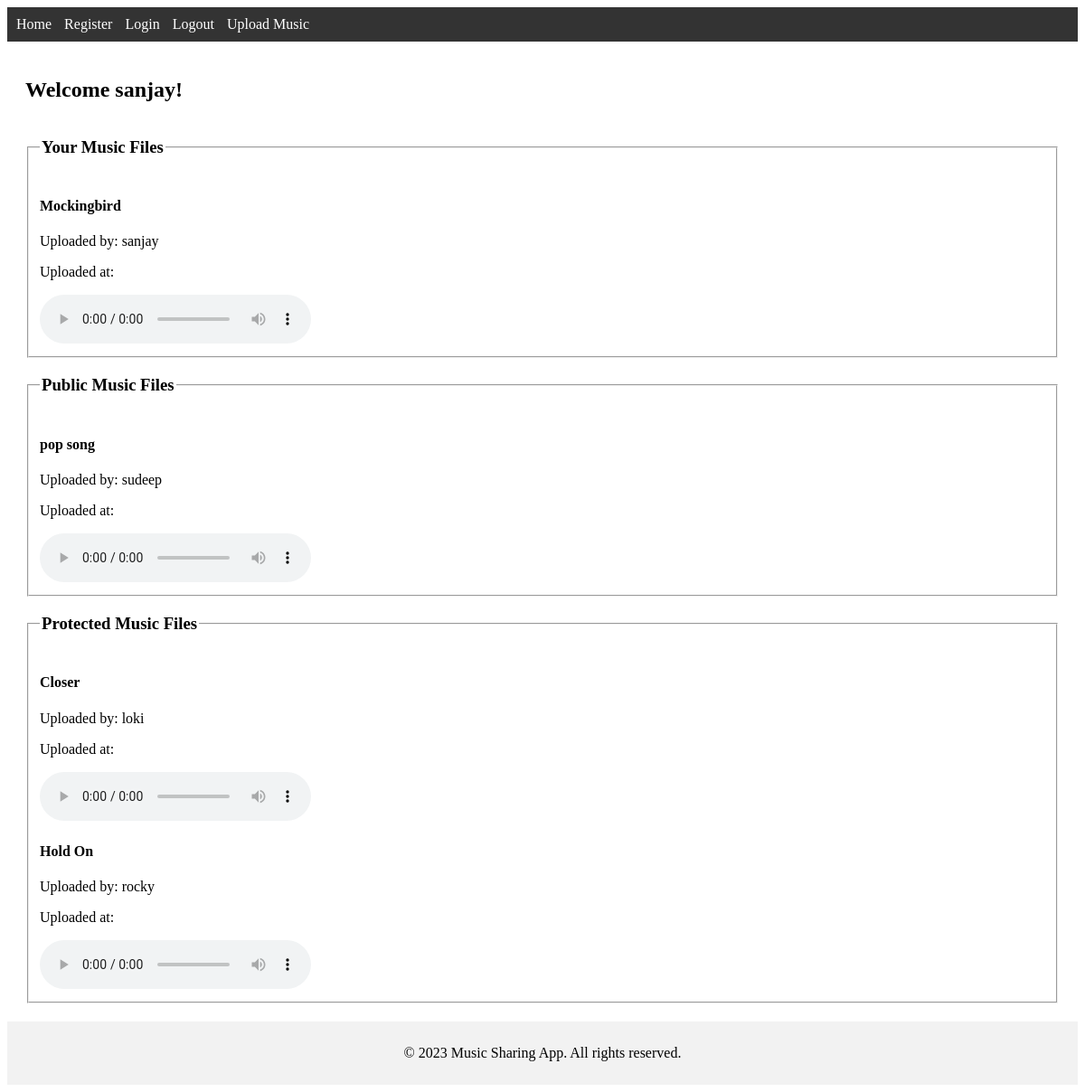
Screenshot of / (signed in) with the database file from the repository.
### music_app/models.py (models this page shows, shortened)
class MusicFile(models.Model):
    PUBLIC = 'public'
    PRIVATE = 'private'
    PROTECTED = 'protected'
    ACCESS_CHOICES = [
        (PUBLIC, 'Public'),
        (PRIVATE, 'Private'),
        (PROTECTED, 'Protected'),
    ]
    title = models.CharField(max_length=255)
    file = models.FileField(upload_to='music_files/')
    access_type = models.CharField(max_length=10, choices=ACCESS_CHOICES)
    uploaded_by = models.ForeignKey(User, on_delete=models.CASCADE)
    allowed_emails = models.TextField(blank=True)

### music_app/views.py (the view)
# urls.py: 2. Add a URL to urlpatterns:  path('', views.home, name='home')
def home(request):
    if request.user.is_authenticated:
        user = request.user
        user_music_files = MusicFile.objects.filter(uploaded_by=user)
        public_music_files = MusicFile.objects.filter(access_type=MusicFile.PUBLIC)
        protected_music_files = MusicFile.objects.filter(allowed_emails__contains=user.email)
    else:
        user_music_files = []
        public_music_files = MusicFile.objects.filter(access_type=MusicFile.PUBLIC)
        protected_music_files = []
    return render(request, 'home.html', {'user_music_files': user_music_files, 'public_music_files': public_music_files, 'protected_music_files': protected_music_files})

### music_app/templates/home.html (shortened to what this page needs)
{% extends 'base.html' %}
{% block content %}
  <h2>Welcome {{ user.username }}!</h2>
  {% if user.is_authenticated %}
  <fieldset>
  <legend>
  <h3>Your Music Files</h3>
  </legend>
  {% for music_file in user_music_files %}
    <div>
      <h4>{{ music_file.title }}</h4>
      <p>Uploaded by: {{ music_file.uploaded_by.username }}</p>
      <p>Uploaded at: {{ music_file.uploaded_at }}</p>
      <audio controls>
        <source src="{{ music_file.file.url }}" type="audio/mpeg">
      </audio>
    </div>
  {% endfor %}
  {% endif %}
  </fieldset>
  {% if user.is_authenticated %}
  <fieldset>
  <legend>
  <h3>Public Music Files</h3>
  </legend>
  {% for public_file in public_music_files %}
    <div>
      <h4>{{ public_file.title }}</h4>
      <p>Uploaded by: {{ public_file.uploaded_by.username }}</p>
      <p>Uploaded at: {{ public_file.uploaded_at }}</p>
      <audio controls>
        <source src="{{ public_file.file.url }}" type="audio/mpeg">
      </audio>
    </div>
  {% endfor %}
  {% endif %}
  </fieldset>
  {% if user.is_authenticated %}
  <fieldset>
  <legend>
  <h3>Protected Music Files</h3>
  </legend>
  {% for protected_file in protected_music_files %}
    <div>
      <h4>{{ protected_file.title }}</h4>
      <p>Uploaded by: {{ protected_file.uploaded_by.username }}</p>
      <p>Uploaded at: {{ protected_file.uploaded_at }}</p>
      <audio controls>
        <source src="{{ protected_file.file.url }}" type="audio/mpeg">
      </audio>
    </div>
  {% endfor %}
  {% endif %}
  </fieldset>
{% endblock %}

### music_app/templates/base.html (shortened to what this page needs)
<!DOCTYPE html>
<html lang="en">
<head>
</head>
<body>
  <header>
    <nav>
      <ul>
        <li><a href="/">Home</a></li>
        <li><a href="/register/">Register</a></li>
        <li><a href="/login/">Login</a></li>
        <li><a href="/logout/">Logout</a></li>
        {% if user.is_authenticated %}
        <li><a href="{% url 'upload_music' %}">Upload Music</a></li>
        {% endif %}
      </ul>
    </nav>
  </header>
  <main>
    {% block content %}
    {% endblock %}
  </main>
  <footer>
    <p>&copy; 2023 Music Sharing App. All rights reserved.</p>
  </footer>
</body>
</html>

### music_app/templates/base.html (style rules this page uses)
header { background-color: #333; color: #fff; padding: 10px; }
nav ul { list-style-type: none; padding: 0; margin: 0; }
nav ul li { display: inline; margin-right: 10px; }
nav ul li a { color: #fff; text-decoration: none; }
main { padding: 20px; }
footer { background-color: #f2f2f2; padding: 10px; text-align: center; }

### rows the page displays
MusicFile: title "Mockingbird", uploaded_by.username "sanjay"
MusicFile: title "pop song", uploaded_by.username "sudeep"
MusicFile: title "Closer", uploaded_by.username "loki"
MusicFile: title "Hold On", uploaded_by.username "rocky"

### other values shown
{{ user.username }} "sanjay"
